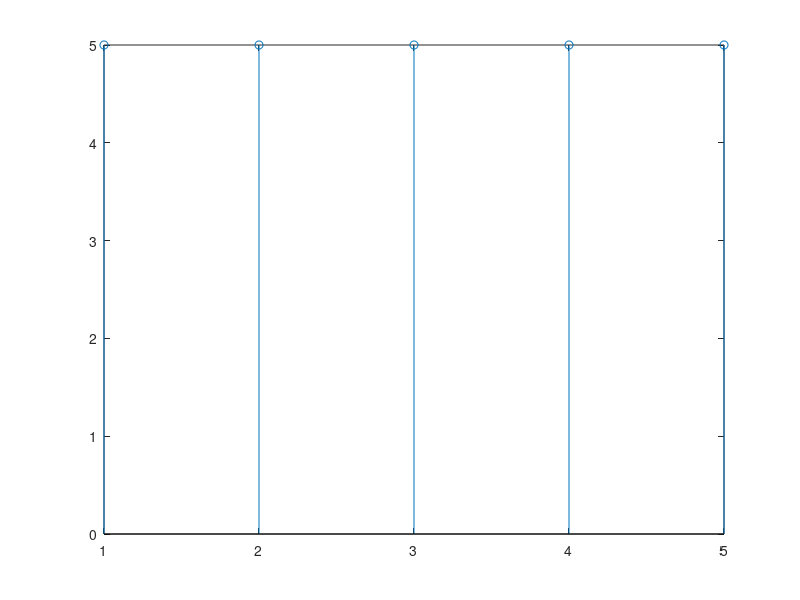
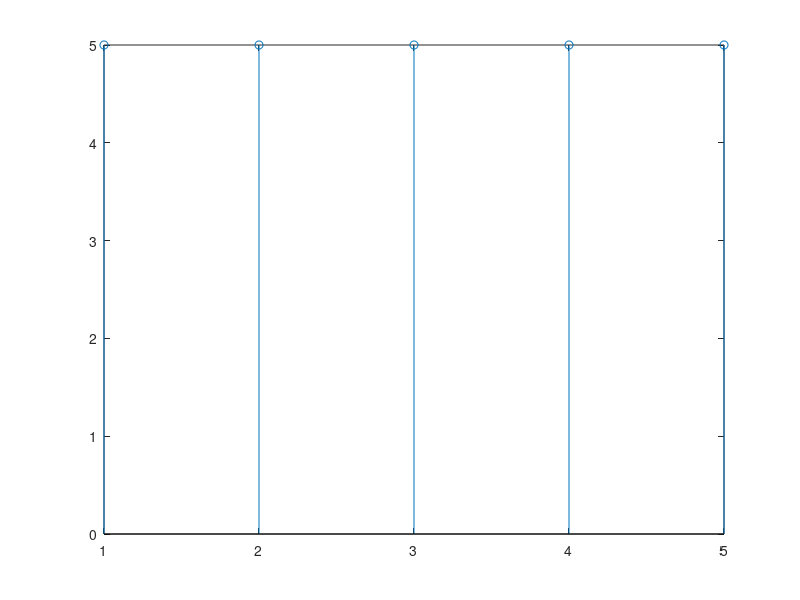

The MATLAB source for these figures, in order:
clc
clear all
close all
x=input('Enter sequence x=');
N=input('Enter length of sequence N=');
m=length(x);
if N>m
    x=[x zeros(1,N-m)];
elseif N<m
    x=x(1:N);
end
h=zeros(N,N);
for k=1:N
        for n=1:N
            h(k,n)=exp(-1i*2*pi*(k-1)*(n-1)/N);
        end
end
x=x';
Y=h*x;
Y=Y';
disp(Y)
stem(Y)
figure
stem(abs(Y))